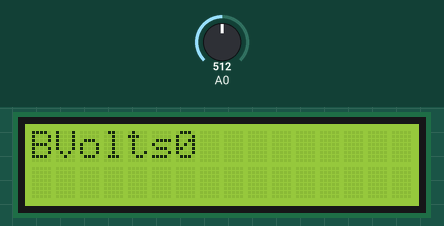
This sketch was run on a simulated Arduino Uno, built with avr-gcc and run on an emulated ATmega328P. On the bench: 16×2 character LCD. The test bench sets the inputs (shaded band); at power-on: A0 = 512.

Above: at 1.2 s.
1.3 s: A0 set to 900
4.3 s: A0 set to 1023
At 5.6 s:
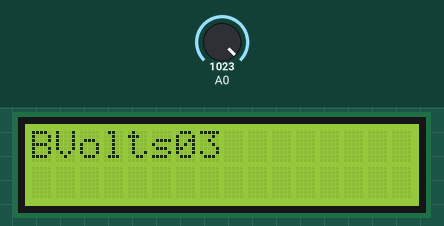
7.3 s: A0 set to 716
10.3 s: A0 set to 900
13.3 s: A0 set to 511
16.3 s: A0 set to 1023
Timing chart, 0 to 19.3 s (numbered marks = the images above; inputs shaded):
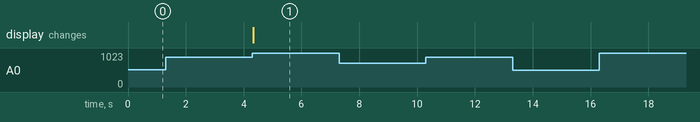

The sketch:

2.5_LCD_Same_screen.ino
```cpp
//this code reads the pot value and displays the volt value and the bit value but this time on the
//lcd display we connect in real life

// include the library code:
#include <LiquidCrystal.h>

// initialize the library with the numbers of the interface pins
LiquidCrystal lcd(7, 8, 9, 10, 11, 12);

void setup() {
  // set up the LCD's number of columns and rows:
  lcd.begin(16, 2);
  // Print a message to the LCD.

pinMode(13, INPUT);
}

void loop() {

int pot_value= analogRead(A0);
int volts_value= (pot_value/1024)*5;
// set the cursor to column 0, line 1
  // (note: line 1 is the second row, since counting begins with 0):
  lcd.setCursor(0, 0);
//we then print the values we collected and calculted.
lcd.print("Bit:");
lcd.print(pot_value);
lcd.setCursor(1,0);
lcd.print("Volts");
lcd.print(volts_value);
}
```

Measured:
- after the input at 1.3 s, every drawn part: stays the same
- after the input at 4.3 s, the display: changes at once (image 1)
- after the input at 7.3 s, every drawn part: stays the same
- after the input at 10.3 s, every drawn part: stays the same
- after the input at 13.3 s, every drawn part: stays the same
- after the input at 16.3 s, every drawn part: stays the same
